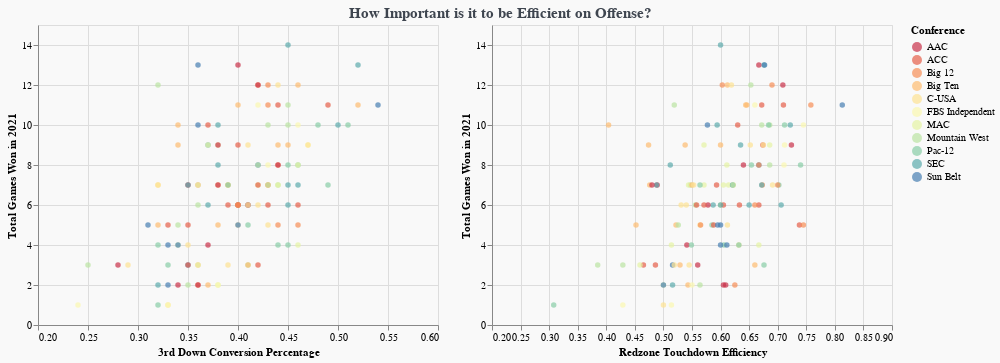

Write notebook code for a chart like this one.
### Code cell
selection = alt.selection(type="interval")

chart1 = alt.Chart(schools).mark_circle().encode(
    x = alt.X('3rd Down Conversion Percentage',scale=alt.Scale(domain=(0.2,0.6))),
    y = alt.Y('Total Games Won in 2021',scale=alt.Scale(domain=(0,15))),
    color = alt.condition(selection,alt.Color('Conference:N',scale=alt.Scale(scheme='spectral')),alt.value('lightgray')),
    tooltip = ['Team','Total Games Won in 2021','3rd Down Conversion Percentage']
).properties(
    width = 400,
    height = 300
).add_selection(selection)

chart2 = alt.Chart(schools).mark_circle().encode(
    x = alt.X('Redzone Touchdown Efficiency',scale=alt.Scale(domain=(0.2,0.9))),
    y = alt.Y('Total Games Won in 2021',scale=alt.Scale(domain=(0,15))),
    color = alt.condition(selection,"Conference",alt.value('lightgray')),
    tooltip = ['Team','Total Games Won in 2021','Redzone Touchdown Efficiency']
).properties(
    width = 400,
    height = 300
).add_selection(selection)

combined = (chart1 | chart2).properties(background = '#f9f9f9',
                    title = alt.TitleParams(text = 'How Important is it to be Efficient on Offense?',
                                            anchor = 'middle',
                                            fontSize = 15,
                                            color = '#3E454F'))

combined

### Figure 1 — Vega-Lite specification as saved in the notebook (floating-point values rounded to 4 significant figures; data arrays with more than 128 entries replaced by an {"elided": "..."} marker saying what was removed)
{"config": {"view": {"continuousWidth": 400, "continuousHeight": 300}}, "hconcat": [{"mark": "circle", "encoding": {"color": {"condition": {"field": "Conference", "scale": {"scheme": "spectral"}, "type": "nominal", "selection": "selector381"}, "value": "lightgray"}, "tooltip": [{"field": "Team", "type": "nominal"}, {"field": "Total Games Won in 2021", "type": "quantitative"}, {"field": "3rd Down Conversion Percentage", "type": "quantitative"}], "x": {"field": "3rd Down Conversion Percentage", "scale": {"domain": [0.2, 0.6]}, "type": "quantitative"}, "y": {"field": "Total Games Won in 2021", "scale": {"domain": [0, 15]}, "type": "quantitative"}}, "height": 300, "selection": {"selector381": {"type": "interval"}}, "width": 400}, {"mark": "circle", "encoding": {"color": {"condition": {"field": "Conference", "type": "nominal", "selection": "selector381"}, "value": "lightgray"}, "tooltip": [{"field": "Team", "type": "nominal"}, {"field": "Total Games Won in 2021", "type": "quantitative"}, {"field": "Redzone Touchdown Efficiency", "type": "quantitative"}], "x": {"field": "Redzone Touchdown Efficiency", "scale": {"domain": [0.2, 0.9]}, "type": "quantitative"}, "y": {"field": "Total Games Won in 2021", "scale": {"domain": [0, 15]}, "type": "quantitative"}}, "height": 300, "selection": {"selector381": {"type": "interval"}}, "width": 400}], "background": "#f9f9f9", "data": {"name": "data-862e78e80b62e4ee6310c2b1d9997bf7"}, "title": {"text": "How Important is it to be Efficient on Offense?", "anchor": "middle", "color": "#3E454F", "fontSize": 15}, "$schema": "https://vega.github.io/schema/vega-lite/v4.17.0.json", "datasets": {"data-862e78e80b62e4ee6310c2b1d9997bf7": {"elided": "130 records"}}}
